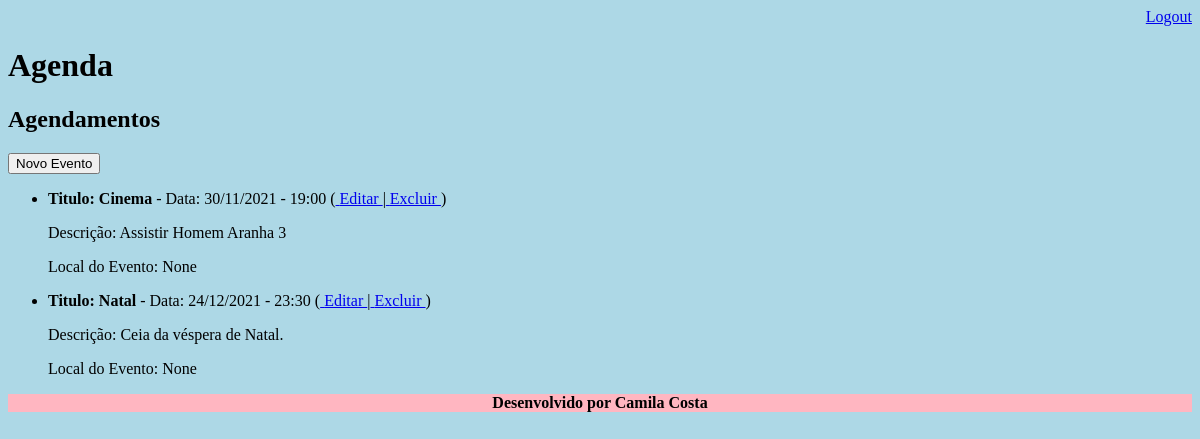
The app's page /agenda/ (signed in), older data.
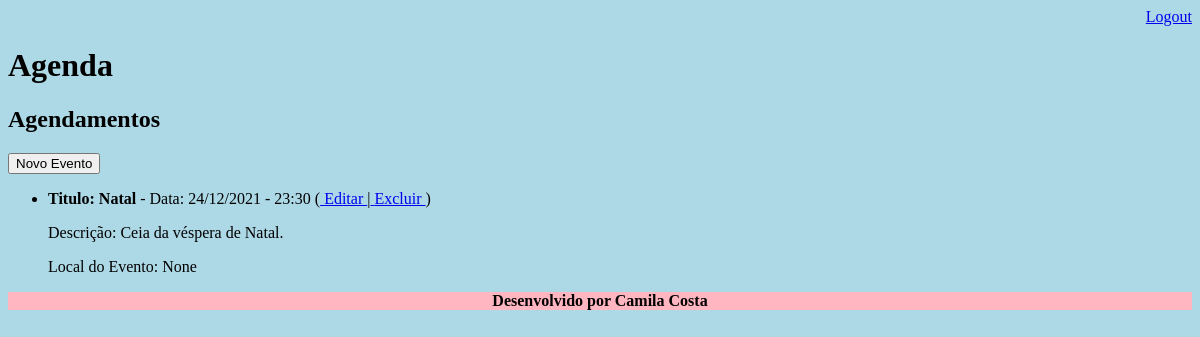
The same page, newer data.
### core/models.py (models this page shows, shortened)
class Evento(models.Model):
    titulo = models.CharField(max_length=100)
    descricao = models.TextField(blank=True, null=True)
    local = models.CharField(max_length=100, blank=True, null=True)
    data_evento = models.DateTimeField(verbose_name='Data do Evento')
    data_criacao = models.DateTimeField(verbose_name='Data da Criação', auto_now=True)
    usuario = models.ForeignKey(User, on_delete=models.CASCADE)
    class Meta:
        db_table = 'evento'
    def get_data_evento(self):
        return self.data_evento.strftime('%d/%m/%Y - %H:%M')
    def get_evento_atrasado(self):
        if self.data_evento < datetime.now():
            return True
        else:
            return False

### core/views.py (the view)
# urls.py: path('agenda/', views.lista_eventos),
@login_required(login_url='/login/')
def lista_eventos(request):
    usuario = request.user
    data_atual = datetime.now() - timedelta(hours=3)
    evento = Evento.objects.filter(usuario=usuario,
                                   data_evento__gt=data_atual)
    dados = {'eventos':evento}
    return render(request, 'agenda.html', dados)

### Templates/agenda.html
{% extends "model-page.html" %}
{% block content %}
    <h2>Agendamentos</h2>
    <a href="/agenda/evento">
        <button type="button" >Novo Evento</button>
    </a>
    <ul style="font-size": 18px>
    {% for evento in eventos %}
        <li>
            <div style={% if evento.get_evento_atrasado %} "color: red" {% endif %}>
                <b> Titulo: {{evento.titulo}}</b> - Data: {{evento.get_data_evento}}
                (<a href="evento/?id={{ evento.id }}"> Editar </a>
                |<a href="evento/delete/{{ evento.id }}"> Excluir </a>)
            </div>
        </li>
        <p> Descrição: {{evento.descricao}} </p>
        <p> Local do Evento: {{evento.local}} </p>
    {% endfor%}
    </ul>
{% endblock %}

Row changes from the older to the newer data that the page shows:
removed Evento: titulo "Cinema", get_data_evento "30/11/2021 - 19:00", descricao "Assistir Homem Aranha 3", local "None"
